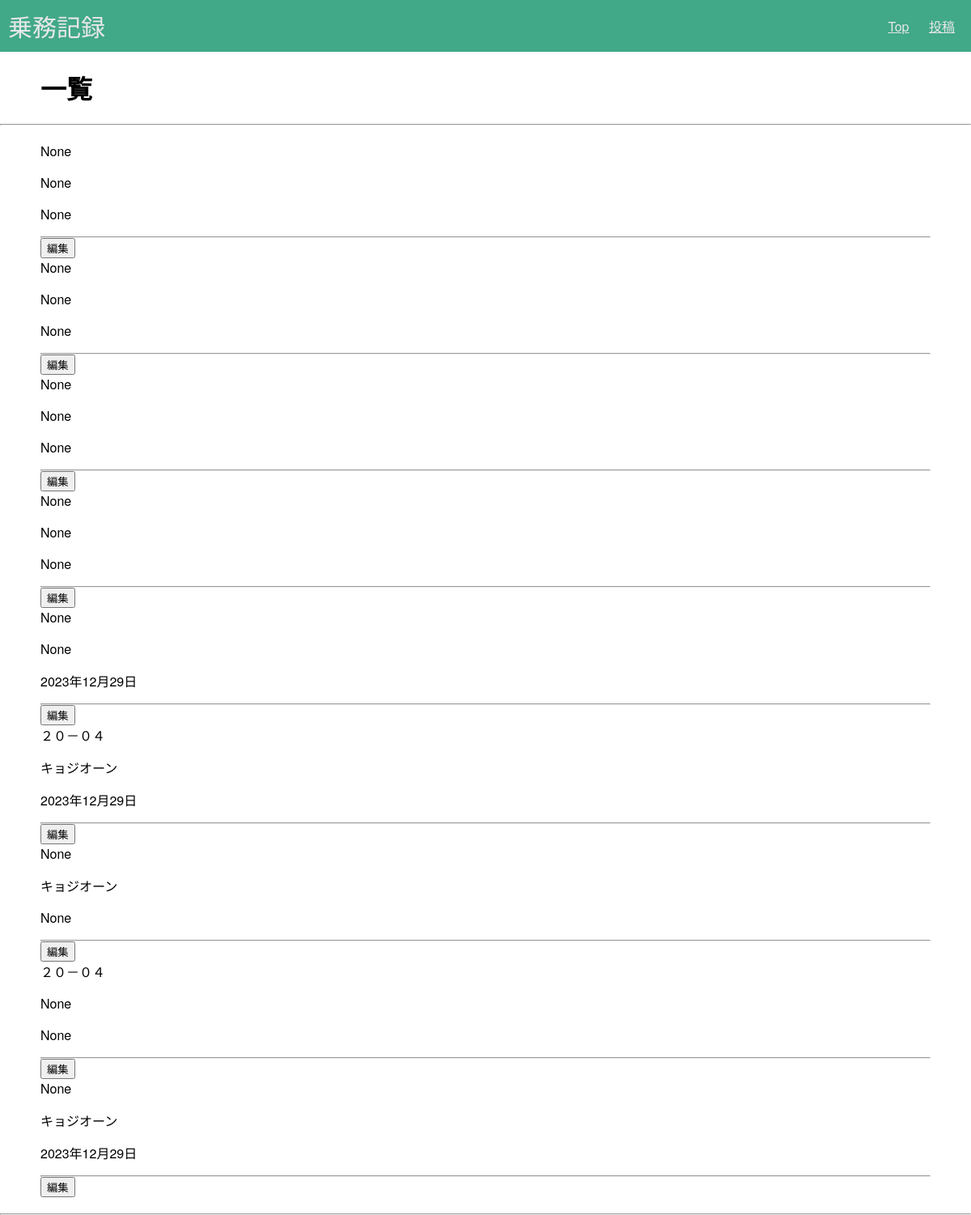
The app's page /, older data.
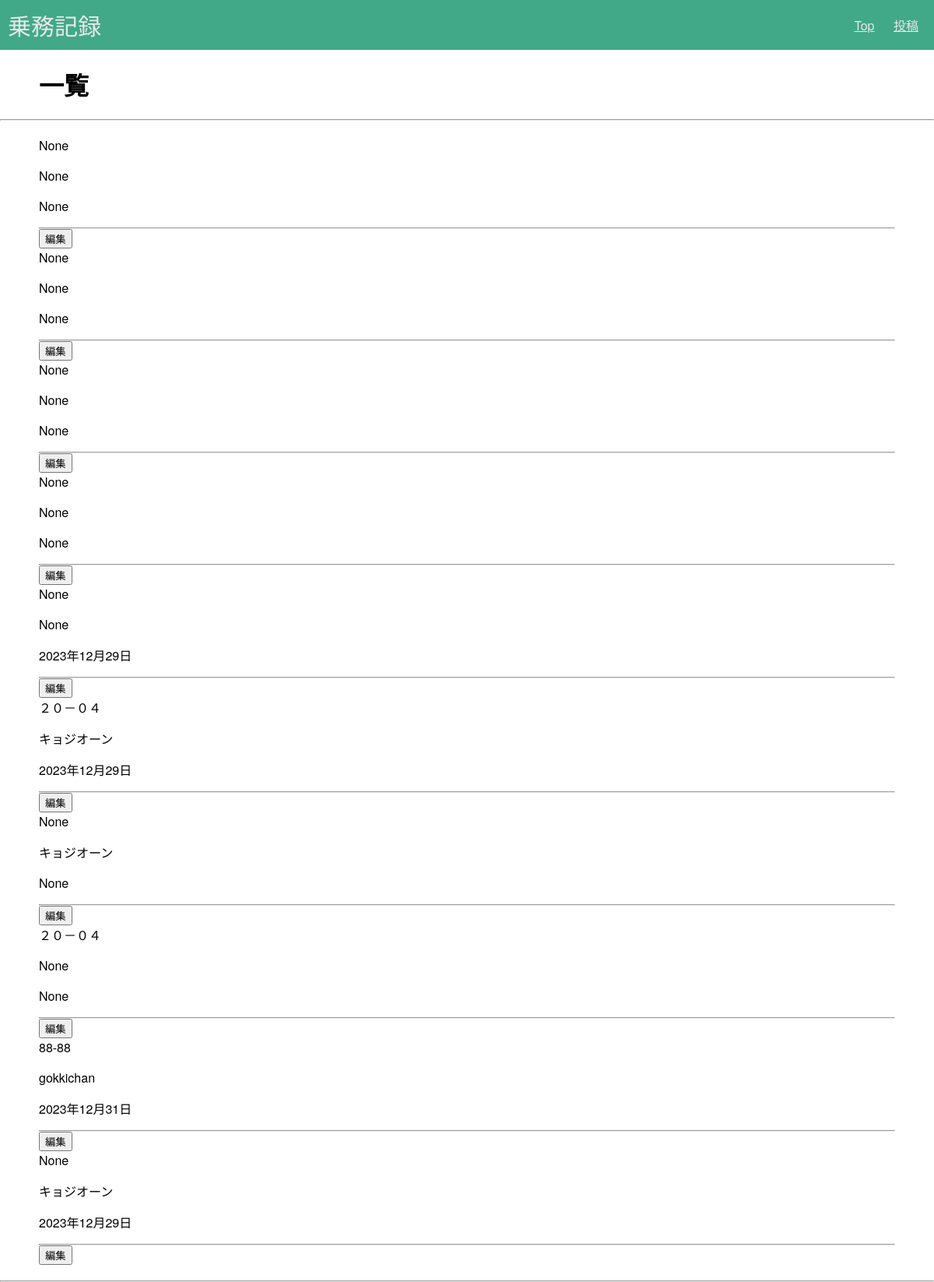
The same page, newer data.
### daily_report/models.py (models this page shows, shortened)
class Article(models.Model):
    class Meta(object):
        db_table = 'posts'
    day = models.DateField('稼働日',blank=True, null=True)
    name = models.CharField('運転者名', max_length=20, blank=True, null=True)
    car_number = models.CharField('車両No', max_length=10, blank=True, null=True)
    weather = models.CharField('天気', max_length=5, blank=True, null=True)
    start = models.TimeField('始業時間',blank=True, null=True)
    end = models.TimeField('終業時間',blank=True, null=True)
    oiling = models.IntegerField('給油',blank=True, null=True)
    oiling2 = models.IntegerField('給油',blank=True, null=True)
    oil = models.IntegerField('オイル',blank=True, null=True)
    text = models.CharField(verbose_name='備考欄', max_length=255, blank=True, null=True)
    created_at = models.DateField(verbose_name='作成日', default=timezone.now, blank=True, null=True)

### daily_report/views.py (the view)
class IndexView(View):
    def get(self,request, *args, **kwargs):
        queryset = Article.objects.all().order_by('-created_at')
        return render(request, 'daily_report/post.html', {'posts': queryset})

### daily_report/templates/daily_report/post.html (shortened to what this page needs)
{% extends "daily_report/base.html" %}
{% block title %}一覧{% endblock %}
{% block content %}
    {% for post in posts %}
    <div class="post">
        {{ post.car_number }}
        <p class="name">{{ post.name }}</p>
        <p class="day">{{ post.day }}</p>
        <hr>
    </div>
    <button onclick="location.href='edit'">編集</button>
    {% endfor %}
{% endblock %}

Row changes from the older to the newer data that the page shows:
added Article: car_number "88-88", name "gokkichan", day "2023年12月31日"
